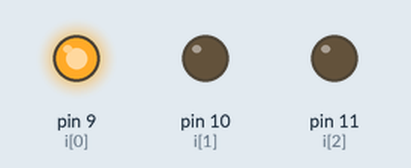
Bench run of a sketch on a simulated Arduino Uno, built with avr-gcc and run on an emulated ATmega328P. On the bench: output pins drawn as LEDs (lit = HIGH).

Above: at 0.03 s.
At 0.75 s:
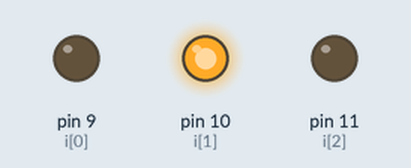
At 1.47 s:
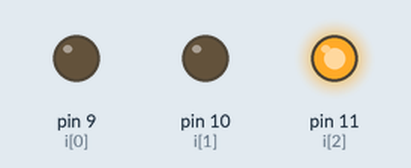
At 3.45 s:
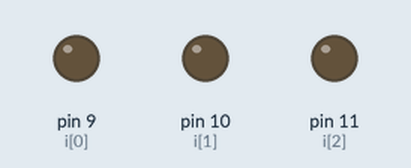
Timing chart, 0 to 3.8 s (numbered marks = the images above):
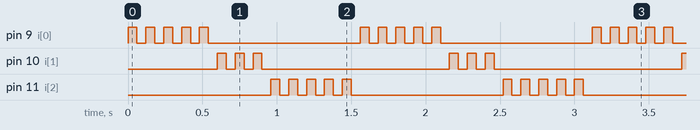

The sketch:

police.ino
```cpp
int del = 60;
int i[] = {9,10,11};
int x[] = {0,0,0};
void setup() {
  pinMode(i[0], OUTPUT);
  pinMode(i[1], OUTPUT);
  pinMode(i[2], OUTPUT);
}

void loop() {
  while (x[0] <= 4) {
    x[0]++;
    digitalWrite(i[0], HIGH);
    delay(del);

    digitalWrite(i[0], LOW);
    delay(del);
  }

  while (x[1] <= 2) {
    x[1]++;
    digitalWrite(i[1], HIGH);
    delay(del);

    digitalWrite(i[1], LOW);
    delay(del);
  }
  while (x[2] <= 4) {
    x[2]++;
    digitalWrite(i[2], HIGH);
    delay(del);

    digitalWrite(i[2], LOW);
    delay(del);
  }
  memset(x, 0, sizeof(x));
}
```

Measured:
- by itself, pin 9 (i[0]), pin 11 (i[2]): repeats every 1.6 s: 4 × (LOW 0.06 s, HIGH 0.06 s), LOW 1.0 s, HIGH 0.06 s
- by itself, pin 10 (i[1]): repeats every 1.6 s: 2 × (LOW 0.06 s, HIGH 0.06 s), LOW 1.3 s, HIGH 0.06 s
